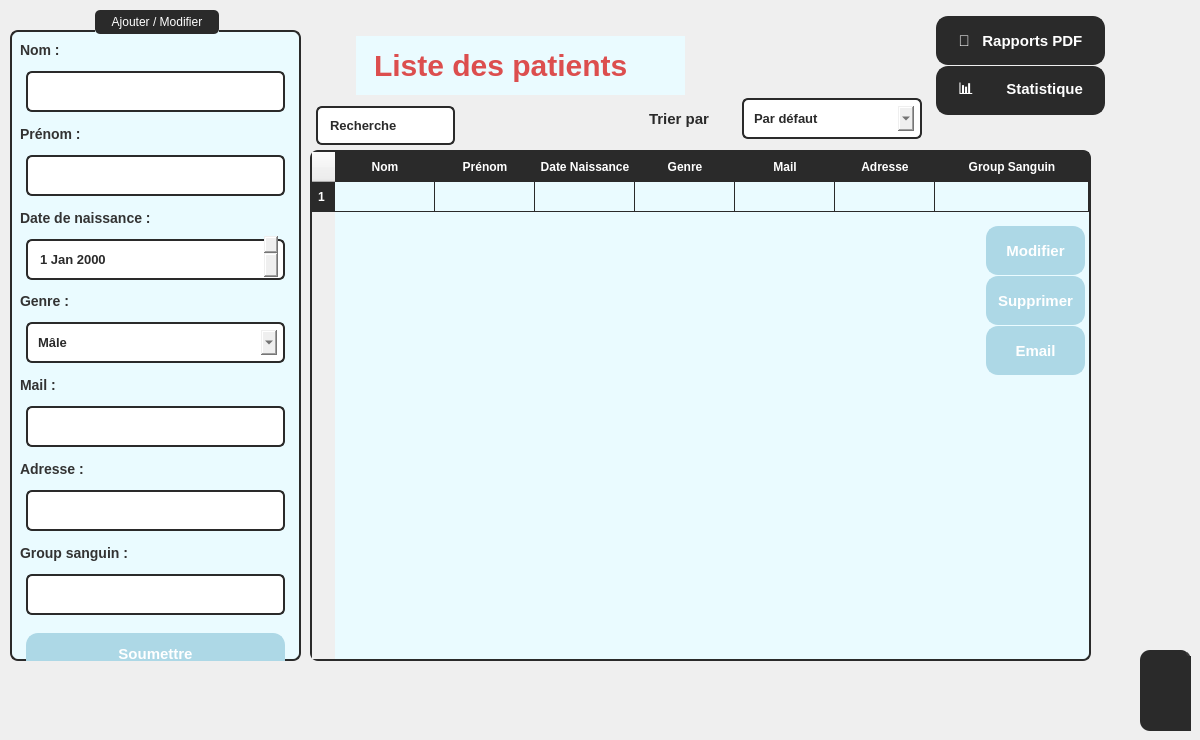
        <widget class="QWidget" name="Labo_16">
         <property name="styleSheet">
          <string notr="true">color : black;</string>
         </property>
         <widget class="QLabel" name="label_265">
          <property name="geometry">
           <rect>
            <x>350</x>
            <y>30</y>
            <width>341</width>
            <height>71</height>
           </rect>
          </property>
          <property name="styleSheet">
           <string notr="true"> color: rgb(220, 78, 78);
    padding: 10px;
    margin: 6px;
    font-size: 30px;
    font-weight: bold;
background-color: rgb(234, 251, 255); 

</string>
          </property>
          <property name="text">
           <string>Liste des patients</string>
          </property>
         </widget>
         <widget class="QWidget" name="popupWidget_16" native="true">
          <property name="geometry">
           <rect>
            <x>1140</x>
            <y>650</y>
            <width>51</width>
            <height>81</height>
           </rect>
          </property>
          <property name="styleSheet">
           <string notr="true">QWidget {
    background-color: #2a2a2a;
    border-right: 2px solid #3a3a3a;
    border-radius: 10px;
}

QPushButton {
    background-color: #3a3a3a;
    color: #ffffff;
    border: none;
    padding: 10px;
    margin: 5px;
    border-radius: 10px;
}

QPushButton:hover {
    background-color: #4a4a4a;
}

QPushButton:pressed {
    background-color: #666666;
}

QListWidget {
    background-color: #2a2a2a;
    color: #ffffff;
    border: none;
    border-radius: 10px;
}

QListWidget::item {
    padding: 8px;
    border-radius: 10px;
}

QListWidget::item:selected {
    background-color: #4a4a4a;
}

QScrollBar:vertical {
    border: none;
    background: #2a2a2a;
    width: 8px;
    margin: 0px 0px 0px 0px;
    border-radius: 10px;
}

QScrollBar::handle:vertical {
    background: #555555;
    border-radius: 10px;
}

QScrollBar::handle:vertical:hover {
    background: #777777;
}

QScrollBar::add-line:vertical, QScrollBar::sub-line:vertical {
    border: none;
    background: none;
}
</string>
          </property>
          <widget class="QPushButton" name="pushButton_48">
           <property name="geometry">
            <rect>
             <x>30</x>
             <y>70</y>
             <width>111</width>
             <height>51</height>
            </rect>
           </property>
           <property name="styleSheet">
            <string notr="true">QPushButton {
    background-color: #2a2a2a;
    color: #ffffff;
    border: 2px solid #2a2a2a;
    padding: 10px;
    margin: 6px;
    border-radius: 12px;
    font-size: 11px;
    font-weight: bold;
    text-transform: uppercase;
    transition: all 0.3s ease-in-out;
}

QPushButton:hover {
    background-color: #606060;
    border-color: #777777;
}

QPushButton:pressed {
    background-color: #787878;
    border-color: #909090;
}

QPushButton:disabled {
    background-color: #353535;
    color: #ffffff;
    border-color: #444444;
}
</string>
           </property>
           <property name="text">
            <string>testtt</string>
           </property>
          </widget>
          <widget class="QPushButton" name="pushButton_49">
           <property name="geometry">
            <rect>
             <x>20</x>
             <y>0</y>
             <width>131</width>
             <height>61</height>
            </rect>
           </property>
           <property name="styleSheet">
            <string notr="true">QPushButton {
    background-color: #2a2a2a;
    color: #ffffff;
    border: 2px solid #2a2a2a;
    padding: 10px;
    margin: 6px;
    border-radius: 12px;
    font-size: 11px;
    font-weight: bold;
    text-transform: uppercase;
    transition: all 0.3s ease-in-out;
}

QPushButton:hover {
    background-color: #606060;
    border-color: #777777;
}

QPushButton:pressed {
    background-color: #787878;
    border-color: #909090;
}

QPushButton:disabled {
    background-color: #353535;
    color: #ffffff;
    border-color: #444444;
}
</string>
           </property>
           <property name="text">
            <string>testtt</string>
           </property>
          </widget>
          <widget class="QPushButton" name="pushButton_50">
           <property name="geometry">
            <rect>
             <x>20</x>
             <y>30</y>
             <width>131</width>
             <height>61</height>
            </rect>
           </property>
           <property name="styleSheet">
            <string notr="true">QPushButton {
    background-color: #2a2a2a;
    color: #ffffff;
    border: 2px solid #2a2a2a;
    padding: 10px;
    margin: 6px;
    border-radius: 12px;
    font-size: 11px;
    font-weight: bold;
    text-transform: uppercase;
    transition: all 0.3s ease-in-out;
}

QPushButton:hover {
    background-color: #606060;
    border-color: #777777;
}

QPushButton:pressed {
    background-color: #787878;
    border-color: #909090;
}

QPushButton:disabled {
    background-color: #353535;
    color: #ffffff;
    border-color: #444444;
}
</string>
           </property>
           <property name="text">
            <string>testtt</string>
           </property>
          </widget>
         </widget>
         <widget class="QGroupBox" name="groupBox_19">
          <property name="geometry">
           <rect>
            <x>10</x>
            <y>10</y>
            <width>291</width>
            <height>651</height>
           </rect>
          </property>
          <property name="styleSheet">
           <string notr="true">QGroupBox {
    background-color: rgb(234, 251, 255);  /* Light blue background */
    border: 2px solid #2a2a2a ;  /* Dark gray border */
    border-radius: 8px;         /* Rounded corners */
    margin-top: 20px;           /* Space for title */
    padding: 10px;
}
QGroupBox::title {
    subcontrol-origin: margin;
    subcontrol-position: top center;
    padding: 5px 15px;
    background-color: #2a2a2a  ;  /* Dark gray background */
    color: white  ;               /* White text */
    border-radius: 5px;
    font-weight: bold;
}</string>
          </property>
          <property name="title">
           <string>Ajouter / Modifier</string>
          </property>
          <widget class="QWidget" name="layoutWidget_31">
           <property name="geometry">
            <rect>
             <x>10</x>
             <y>30</y>
             <width>271</width>
             <height>641</height>
            </rect>
           </property>
           <layout class="QVBoxLayout" name="verticalLayout_19">
            <item>
             <widget class="QLabel" name="label_266">
              <property name="styleSheet">
               <string notr="true">font-size: 14px;
        font-weight: bold;
        color: #333; /* Dark gray text */
        background: transparent;</string>
              </property>
              <property name="text">
               <string>Nom :</string>
              </property>
             </widget>
            </item>
            <item>
             <widget class="QLineEdit" name="lineEdit_96">
              <property name="styleSheet">
               <string notr="true">border: 2px solid #2a2a2a ; /* Blue border */
        border-radius: 6px;
        padding: 5px 8px;
         color: #2a2a2a;
    padding: 10px;
    margin: 6px;
    font-size: 13px;
    font-weight: bold;
        selection-background-color: #cce5ff; /* Light blue selection */

</string>
              </property>
             </widget>
            </item>
            <item>
             <widget class="QLabel" name="label_267">
              <property name="styleSheet">
               <string notr="true">font-size: 14px;
        font-weight: bold;
        color: #333; /* Dark gray text */
        background: transparent;</string>
              </property>
              <property name="text">
               <string>Prénom :</string>
              </property>
             </widget>
            </item>
            <item>
             <widget class="QLineEdit" name="lineEdit_97">
              <property name="styleSheet">
               <string notr="true">border: 2px solid #2a2a2a ; /* Blue border */
        border-radius: 6px;
        padding: 5px 8px;
         color: #2a2a2a;
    padding: 10px;
    margin: 6px;
    font-size: 13px;
    font-weight: bold;
        selection-background-color: #cce5ff; /* Light blue selection */

</string>
              </property>
             </widget>
            </item>
            <item>
             <widget class="QLabel" name="label_268">
              <property name="styleSheet">
               <string notr="true">font-size: 14px;
        font-weight: bold;
        color: #333; /* Dark gray text */
        background: transparent;</string>
              </property>
              <property name="text">
               <string>Date de naissance :</string>
              </property>
             </widget>
            </item>
            <item>
             <widget class="QDateEdit" name="dateEdit_16">
              <property name="styleSheet">
               <string notr="true">border: 2px solid #2a2a2a ; /* Blue border */
        border-radius: 6px;
        padding: 5px 8px;
         color: #2a2a2a;
    padding: 10px;
    margin: 6px;
    font-size: 13px;
    font-weight: bold;
        selection-background-color: #cce5ff; /* Light blue selection */


</string>
              </property>
             </widget>
            </item>
            <item>
             <widget class="QLabel" name="label_269">
              <property name="styleSheet">
               <string notr="true">font-size: 14px;
        font-weight: bold;
        color: #333; /* Dark gray text */
        background: transparent;</string>
              </property>
              <property name="text">
               <string>Genre :</string>
              </property>
             </widget>
            </item>
            <item>
             <widget class="QComboBox" name="comboBox_29">
              <property name="styleSheet">
               <string notr="true">border: 2px solid #2a2a2a ; /* Blue border */
        border-radius: 6px;
        padding: 5px 8px;
         color: #2a2a2a;
    padding: 10px;
    margin: 6px;
    font-size: 13px;
    font-weight: bold;
        selection-background-color: #cce5ff; /* Light blue selection */

text : search
</string>
              </property>
              <item>
               <property name="text">
                <string>Mâle</string>
               </property>
              </item>
              <item>
               <property name="text">
                <string>Femelle</string>
               </property>
              </item>
             </widget>
            </item>
            <item>
             <widget class="QLabel" name="label_270">
              <property name="styleSheet">
               <string notr="true">font-size: 14px;
        font-weight: bold;
        color: #333; /* Dark gray text */
        background: transparent;</string>
              </property>
              <property name="text">
               <string>Mail :</string>
              </property>
             </widget>
            </item>
            <item>
             <widget class="QLineEdit" name="lineEdit_98">
              <property name="styleSheet">
               <string notr="true">border: 2px solid #2a2a2a ; /* Blue border */
        border-radius: 6px;
        padding: 5px 8px;
         color: #2a2a2a;
    padding: 10px;
    margin: 6px;
    font-size: 13px;
    font-weight: bold;
        selection-background-color: #cce5ff; /* Light blue selection */

</string>
              </property>
             </widget>
            </item>
            <item>
             <widget class="QLabel" name="label_271">
              <property name="styleSheet">
               <string notr="true">font-size: 14px;
        font-weight: bold;
        color: #333; /* Dark gray text */
        background: transparent;</string>
              </property>
              <property name="text">
               <string>Adresse :</string>
              </property>
             </widget>
            </item>
            <item>
             <widget class="QLineEdit" name="lineEdit_99">
              <property name="styleSheet">
               <string notr="true">border: 2px solid #2a2a2a ; /* Blue border */
        border-radius: 6px;
        padding: 5px 8px;
         color: #2a2a2a;
    padding: 10px;
    margin: 6px;
    font-size: 13px;
    font-weight: bold;
        selection-background-color: #cce5ff; /* Light blue selection */

</string>
              </property>
             </widget>
            </item>
            <item>
             <widget class="QLabel" name="label_272">
              <property name="styleSheet">
               <string notr="true">font-size: 14px;
        font-weight: bold;
        color: #333; /* Dark gray text */
        background: transparent;</string>
              </property>
              <property name="text">
               <string>Group sanguin :</string>
              </property>
             </widget>
            </item>
            <item>
             <widget class="QLineEdit" name="lineEdit_100">
              <property name="styleSheet">
               <string notr="true">border: 2px solid #2a2a2a ; /* Blue border */
        border-radius: 6px;
        padding: 5px 8px;
         color: #2a2a2a;
    padding: 10px;
    margin: 6px;
    font-size: 13px;
    font-weight: bold;
        selection-background-color: #cce5ff; /* Light blue selection */

</string>
              </property>
             </widget>
            </item>
            <item>
             <widget class="QPushButton" name="pushButton_166">
              <property name="styleSheet">
               <string notr="true">QPushButton {
    background-color: rgb(173, 216, 230);
    color: #ffffff;
    border: 2px solid rgb(173, 216, 230);
    padding: 10px;
    margin: 6px;
    border-radius: 12px;
    font-size: 15px;
    font-weight: bold;
    transition: all 0.3s ease-in-out;
}

QPushButton:hover {
    background-color: #606060;
    border-color: #777777;
}

QPushButton:pressed {
    background-color: #787878;
    border-color: #909090;
}

QPushButton:disabled {
    background-color: #353535;
    color: #ffffff;
    border-color: #444444;
}
</string>
              </property>
              <property name="text">
               <string>Soumettre</string>
              </property>
             </widget>
            </item>
           </layout>
          </widget>
         </widget>
         <widget class="QTableWidget" name="tableau3_5">
          <property name="geometry">
           <rect>
            <x>310</x>
            <y>150</y>
            <width>781</width>
            <height>511</height>
           </rect>
          </property>
          <property name="minimumSize">
           <size>
            <width>781</width>
            <height>0</height>
           </size>
          </property>
          <property name="maximumSize">
           <size>
            <width>781</width>
            <height>511</height>
           </size>
          </property>
          <property name="layoutDirection">
           <enum>Qt::LayoutDirection::LeftToRight</enum>
          </property>
          <property name="autoFillBackground">
           <bool>false</bool>
          </property>
          <property name="styleSheet">
           <string notr="true">QTableWidget {
    background-color: rgb(234, 251, 255);
    border: 2px solid #2a2a2a;
    border-radius: 8px;
    gridline-color: #2a2a2a;
    selection-background-color: #2a2a2a;
    selection-color: white;
}

QHeaderView::section {
    background-color: #2a2a2a;
    color: white;
    padding: 5px;
    border: 1px solid #2a2a2a;
    font-weight: bold;
}

QTableWidget QTableCornerButton::section {
    background-color: #2a2a2a;
    border: 1px solid #2a2a2a;
}

QTableWidget::item {
    padding: 5px;
}

QTableWidget::item:selected {
    background-color: #2a2a2a;
    color: white;
}

QTableWidget::item:hover {
    background-color: rgb(200, 240, 250);
}
</string>
          </property>
          <property name="lineWidth">
           <number>144</number>
          </property>
          <property name="sizeAdjustPolicy">
           <enum>QAbstractScrollArea::SizeAdjustPolicy::AdjustToContents</enum>
          </property>
          <attribute name="horizontalHeaderStretchLastSection">
           <bool>true</bool>
          </attribute>
          <row/>
          <column>
           <property name="text">
            <string>Nom</string>
           </property>
          </column>
          <column>
           <property name="text">
            <string>Prénom</string>
           </property>
          </column>
          <column>
           <property name="text">
            <string>Date Naissance</string>
           </property>
          </column>
          <column>
           <property name="text">
            <string>Genre</string>
           </property>
          </column>
          <column>
           <property name="text">
            <string>Mail</string>
           </property>
          </column>
          <column>
           <property name="text">
            <string>Adresse</string>
           </property>
          </column>
          <column>
           <property name="text">
            <string>Group Sanguin</string>
           </property>
          </column>
         </widget>
         <widget class="QLineEdit" name="lineEdit_101">
          <property name="geometry">
           <rect>
            <x>310</x>
            <y>100</y>
            <width>151</width>
            <height>51</height>
           </rect>
          </property>
          <property name="styleSheet">
           <string notr="true">border: 2px solid #2a2a2a ; /* Blue border */
        border-radius: 6px;
        padding: 5px 8px;
 color: #2a2a2a  ;
    padding: 10px;
    margin: 6px;
    font-size: 13px;
    font-weight: bold;
        selection-background-color: #cce5ff; /* Light blue selection */

text : search
</string>
          </property>
          <property name="text">
           <string>Recherche</string>
          </property>
         </widget>
         <widget class="QPushButton" name="pushButton_167">
          <property name="geometry">
           <rect>
            <x>980</x>
            <y>220</y>
            <width>111</width>
            <height>61</height>
           </rect>
          </property>
          <property name="styleSheet">
           <string notr="true">QPushButton {
    background-color: rgb(173, 216, 230);
    color: #ffffff;
    border: 2px solid rgb(173, 216, 230);
    padding: 10px;
    margin: 6px;
    border-radius: 12px;
    font-size: 15px;
    font-weight: bold;
    transition: all 0.3s ease-in-out;
}

QPushButton:hover {
    background-color: #606060;
    border-color: #777777;
}

QPushButton:pressed {
    background-color: #787878;
    border-color: #909090;
}

QPushButton:disabled {
    background-color: #353535;
    color: #ffffff;
    border-color: #444444;
}
</string>
          </property>
          <property name="text">
           <string>Modifier</string>
          </property>
         </widget>
         <widget class="QPushButton" name="pushButton_168">
          <property name="geometry">
           <rect>
            <x>980</x>
            <y>270</y>
            <width>111</width>
            <height>61</height>
           </rect>
          </property>
          <property name="styleSheet">
           <string notr="true">QPushButton {
    background-color: rgb(173, 216, 230);
    color: #ffffff;
    border: 2px solid rgb(173, 216, 230);
    padding: 10px;
    margin: 6px;
    border-radius: 12px;
    font-size: 15px;
    font-weight: bold;
    transition: all 0.3s ease-in-out;
}

QPushButton:hover {
    background-color: #606060;
    border-color: #777777;
}

QPushButton:pressed {
    background-color: #787878;
    border-color: #909090;
}

QPushButton:disabled {
    background-color: #353535;
    color: #ffffff;
    border-color: #444444;
}
</string>
          </property>
          <property name="text">
           <string>Supprimer</string>
          </property>
         </widget>
         <widget class="QPushButton" name="btnpatient3_5">
          <property name="geometry">
           <rect>
            <x>930</x>
            <y>10</y>
            <width>181</width>
            <height>61</height>
           </rect>
          </property>
          <property name="styleSheet">
           <string notr="true">QPushButton {
    background-color: #2a2a2a   ;
    color: #ffffff;
    border: 2px solid #2a2a2a   ;
    padding: 10px;
    margin: 6px;
    border-radius: 12px;
    font-size: 15px;
    font-weight: bold;
    transition: all 0.3s ease-in-out;
}

QPushButton:hover {
    background-color: #606060;
    border-color: #777777;
}

QPushButton:pressed {
    background-color: #787878;
    border-color: #909090;
}

QPushButton:disabled {
    background-color: #353535;
    color: #ffffff;
    border-color: #444444;
}
</string>
          </property>
          <property name="text">
           <string>📑   Rapports PDF</string>
          </property>
          <property name="icon">
           <iconset>
            <normaloff>:/new/prefix1/icons/microscope_4131002.png</normaloff>:/new/prefix1/icons/microscope_4131002.png</iconset>
          </property>
          <property name="checkable">
           <bool>true</bool>
          </property>
          <property name="autoExclusive">
           <bool>true</bool>
          </property>
         </widget>
         <widget class="QPushButton" name="btnpatient2_5">
          <property name="geometry">
           <rect>
            <x>930</x>
            <y>60</y>
            <width>181</width>
            <height>61</height>
           </rect>
          </property>
          <property name="styleSheet">
           <string notr="true">QPushButton {
    background-color: #2a2a2a   ;
    color: #ffffff;
    border: 2px solid #2a2a2a   ;
    padding: 10px;
    margin: 6px;
    border-radius: 12px;
    font-size: 15px;
    font-weight: bold;
    transition: all 0.3s ease-in-out;
}

QPushButton:hover {
    background-color: #606060;
    border-color: #777777;
}

QPushButton:pressed {
    background-color: #787878;
    border-color: #909090;
}

QPushButton:disabled {
    background-color: #353535;
    color: #ffffff;
    border-color: #444444;
}
</string>
          </property>
          <property name="text">
           <string>📊        Statistique</string>
          </property>
          <property name="icon">
           <iconset>
            <normaloff>:/new/prefix1/icons/microscope_4131002.png</normaloff>:/new/prefix1/icons/microscope_4131002.png</iconset>
          </property>
          <property name="checkable">
           <bool>true</bool>
          </property>
          <property name="autoExclusive">
           <bool>true</bool>
          </property>
         </widget>
         <widget class="QWidget" name="layoutWidget_32">
          <property name="geometry">
           <rect>
            <x>537</x>
            <y>90</y>
            <width>391</width>
            <height>57</height>
           </rect>
          </property>
          <layout class="QHBoxLayout" name="horizontalLayout_16">
           <property name="spacing">
            <number>7</number>
           </property>
           <item alignment="Qt::AlignmentFlag::AlignRight">
            <widget class="QLabel" name="label_273">
             <property name="styleSheet">
              <string notr="true"> color: #2a2a2a  ;
    padding: 10px;
    margin: 6px;
    font-size: 15px;
    font-weight: bold;
 </string>
             </property>
             <property name="text">
              <string>Trier par</string>
             </property>
            </widget>
           </item>
           <item>
            <widget class="QComboBox" name="comboBox_30">
             <property name="styleSheet">
              <string notr="true">border: 2px solid #2a2a2a ; /* Blue border */
        border-radius: 6px;
        padding: 5px 8px;
 color: #2a2a2a  ;
    padding: 10px;
    margin: 6px;
    font-size: 13px;
    font-weight: bold;
        selection-background-color: #cce5ff; /* Light blue selection */

text : search
</string>
             </property>
             <item>
              <property name="text">
               <string>Par défaut</string>
              </property>
             </item>
             <item>
              <property name="text">
               <string>Group Sanguin</string>
              </property>
             </item>
            </widget>
           </item>
          </layout>
         </widget>
         <widget class="QPushButton" name="pushButton_169">
          <property name="geometry">
           <rect>
            <x>980</x>
            <y>320</y>
            <width>111</width>
            <height>61</height>
           </rect>
          </property>
          <property name="styleSheet">
           <string notr="true">QPushButton {
    background-color: rgb(173, 216, 230);
    color: #ffffff;
    border: 2px solid rgb(173, 216, 230);
    padding: 10px;
    margin: 6px;
    border-radius: 12px;
    font-size: 15px;
    font-weight: bold;
    transition: all 0.3s ease-in-out;
}

QPushButton:hover {
    background-color: #606060;
    border-color: #777777;
}

QPushButton:pressed {
    background-color: #787878;
    border-color: #909090;
}

QPushButton:disabled {
    background-color: #353535;
    color: #ffffff;
    border-color: #444444;
}
</string>
          </property>
          <property name="text">
           <string>Email</string>
          </property>
         </widget>
        </widget>
